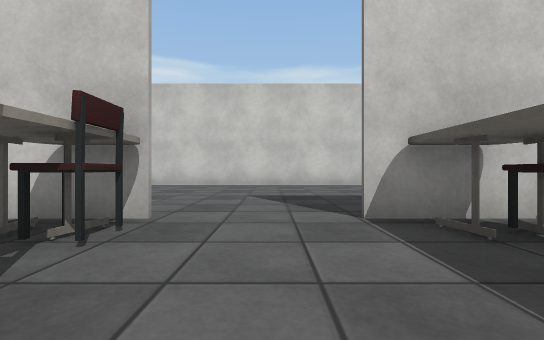
view 1 (above)

20 first-person views from a walk through a Unity game level. The camera is 0.45 m above the floor, looks level and sees 90° across. The floor is counted in squares, 1 m on a side. Each view is taken from the middle of a square. On the plan, view 1 faces up. The plan holds only what a view shows up to about 9 squares ahead; the rest is blank. The place goes on beyond the plan. Some animated figures are left out. Some surface patterns are stand-ins.

view 2
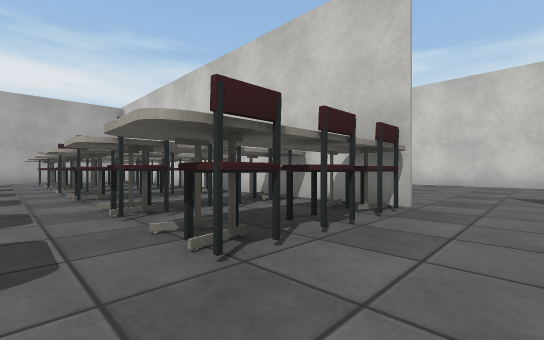

view 3
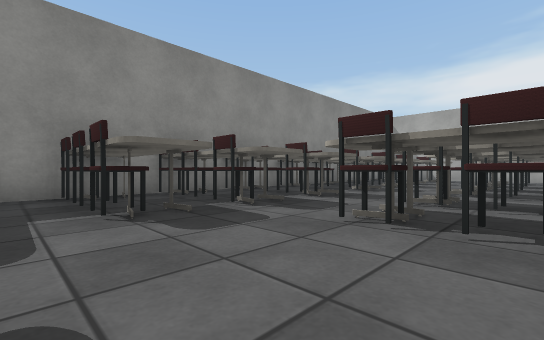

view 4
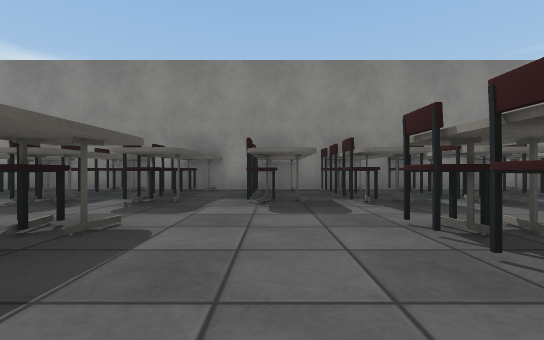

view 5
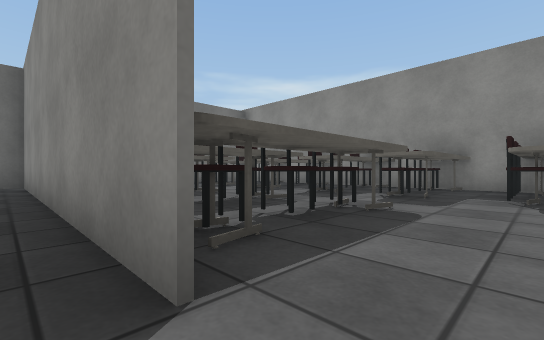

view 6
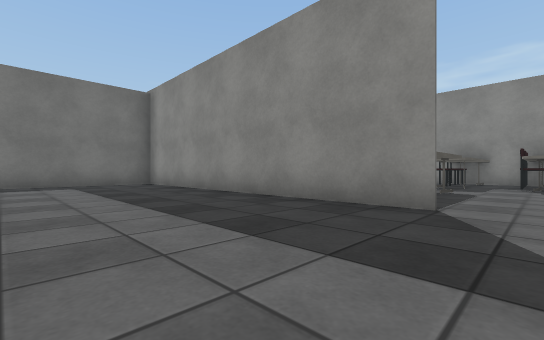

view 7
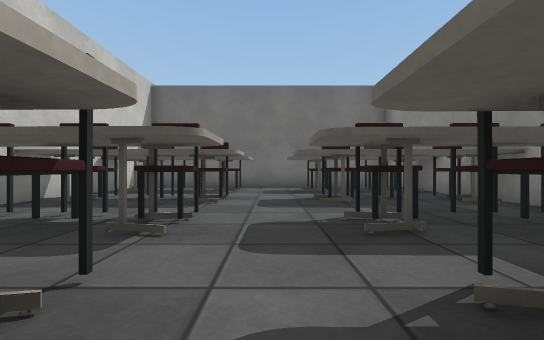

view 8
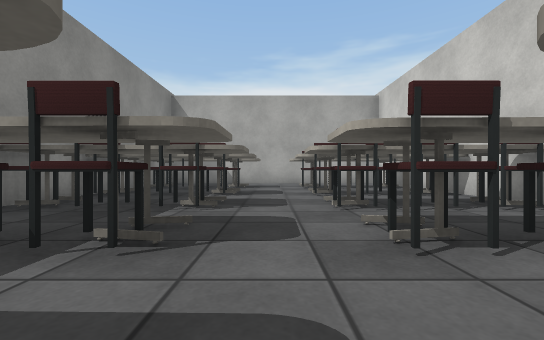

view 9
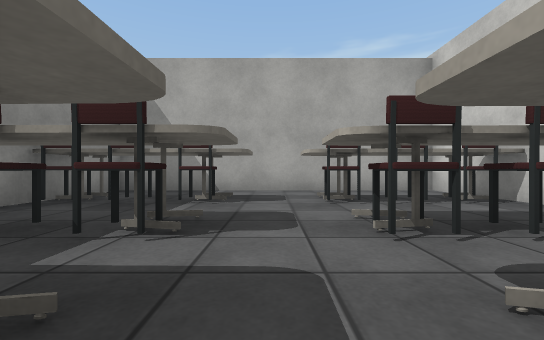

view 10
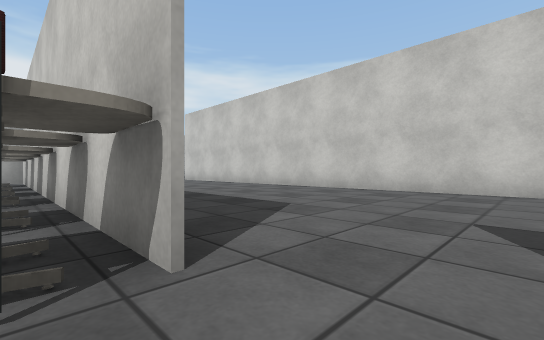

view 11
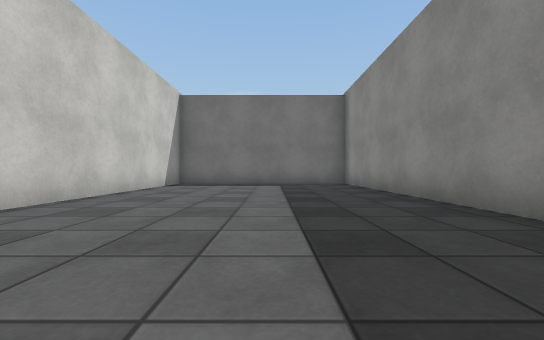

view 12
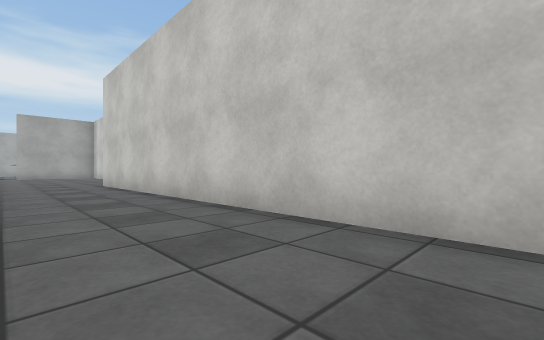

view 13
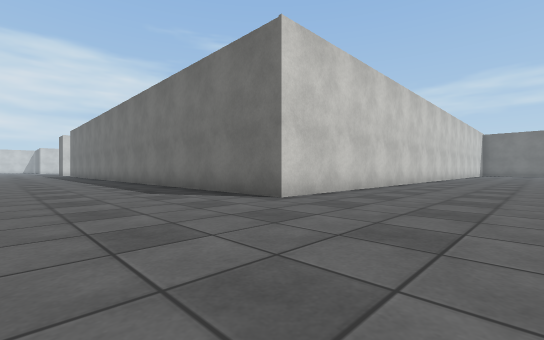

view 14
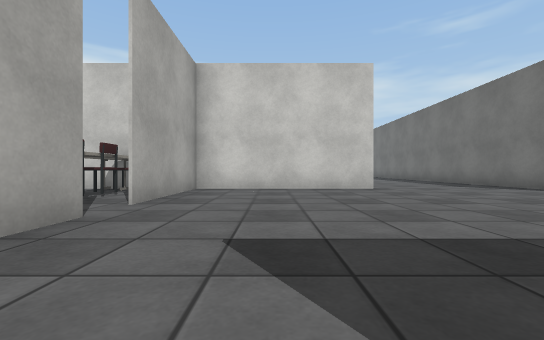

view 15
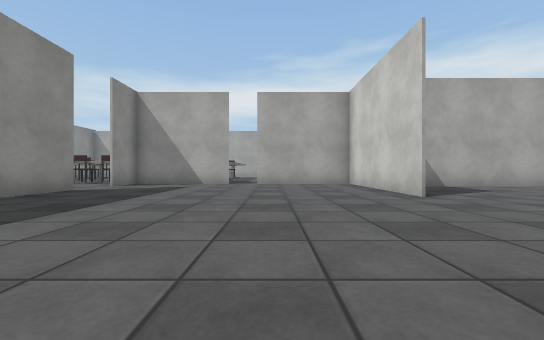

view 16
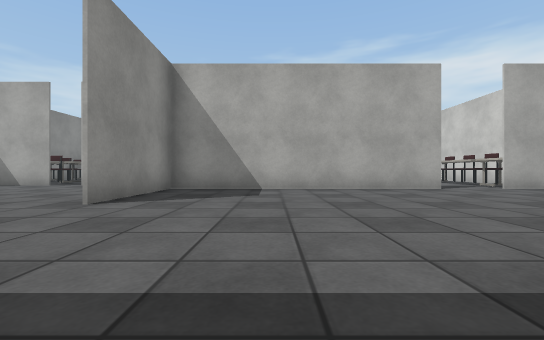

view 17
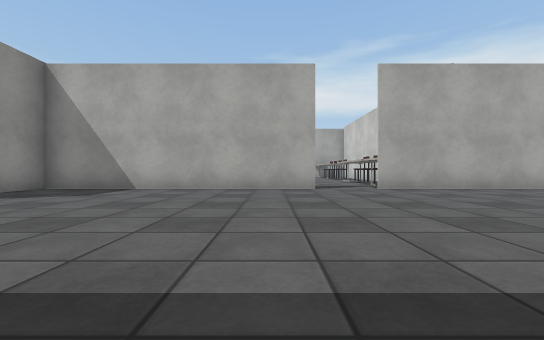

view 18
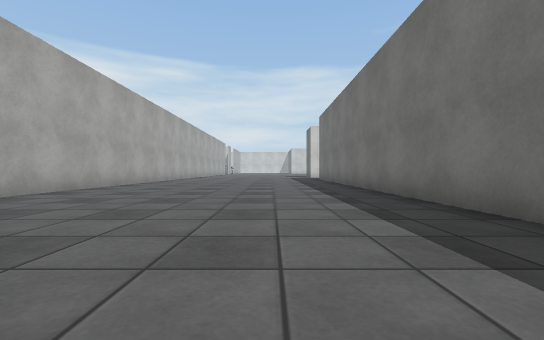

view 19
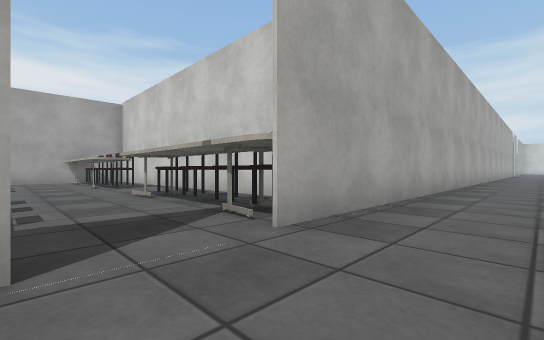

view 20
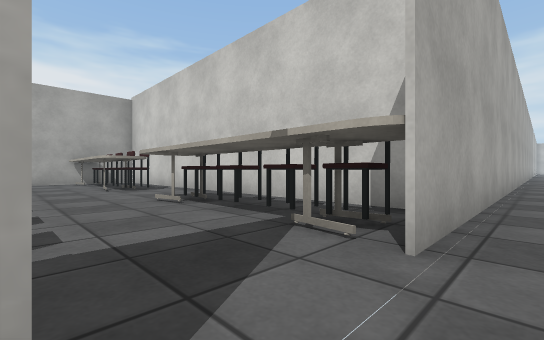

### Floor plan
Ten units are one square. View 1 is at (0, 0); x grows to the right and y downward. Boxes are objects, and circles mark ways between rooms. Rooms are numbered by the first view taken in them; rooms with no view inside come last. Other rooms are left out.
<svg viewBox="-288 -240 382 290">
<path fill="none" stroke="#000" d="M27 3 28 -16M28 4 30 -2M30 22 29 15 36 15M34 3 33 -2M36 7 28 7M34 22 35 15M-19 16 -18 22M-18 -2 -19 3M12 41 14 36M11 42 11 30M5 43 15 43M27 41 27 15M29 41 30 36M25 -25 8 -25M-155 -95 -198 -95 -198 -65M-117 -162 -117 -229M-185 -155 -185 -96 -155 -96M-198 -56 -198 -26 -185 -26M-171 -26 -154 -26M-68 -23 -67 -17M-191 -193 -272 -193M-67 -2 -69 3M-63 6 -69 5M-69 13 -63 13M-19 -22 -18 -16M-68 15 -67 21M-45 6 -53 6M-53 13 -47 14M-185 -235 -185 -184M8 -26 89 -26M-283 -185 -283 -161M89 -31 89 -80 -117 -80 -117 -145M-19 14 -13 14M-45 14 -45 41M-47 14 -46 18 -47 22M-13 6 -20 6M-47 -3 -46 3M-52 16 -51 22M-51 -3 -52 3M-44 -23 -45 3M-47 -23 -48 -18M-14 -25 -56 -25M-54 43 -36 43M56 43 62 43M72 -25 45 -25M79 43 89 43 89 -31M85 -25 75 -25M24 43 42 43M-64 -25 -120 -25 -120 43 -106 43"/>
<rect x="-15" y="35" width="10" height="10" fill="#bbb"><title>chair</title></rect>
<rect x="-15" y="25" width="10" height="10" fill="#bbb"><title>chair</title></rect>
<rect x="-15" y="15" width="10" height="10" fill="#bbb"><title>chair</title></rect>
<rect x="-15" y="-5" width="10" height="10" fill="#bbb"><title>chair</title></rect>
<rect x="-15" y="-15" width="10" height="10" fill="#bbb"><title>chair</title></rect>
<rect x="-5" y="35" width="10" height="10" fill="#bbb"><title>chair</title></rect>
<rect x="-5" y="25" width="10" height="10" fill="#bbb"><title>chair</title></rect>
<rect x="-5" y="15" width="10" height="10" fill="#bbb"><title>chair</title></rect>
<rect x="15" y="35" width="10" height="10" fill="#bbb"><title>chair</title></rect>
<rect x="15" y="25" width="10" height="10" fill="#bbb"><title>chair</title></rect>
<rect x="15" y="15" width="10" height="10" fill="#bbb"><title>chair</title></rect>
<rect x="15" y="-5" width="10" height="10" fill="#bbb"><title>chair</title></rect>
<rect x="15" y="-15" width="10" height="10" fill="#bbb"><title>chair</title></rect>
<rect x="15" y="-25" width="10" height="10" fill="#bbb"><title>chair</title></rect>
<rect x="-275" y="-185" width="10" height="10" fill="#bbb"><title>other object</title></rect>
<rect x="-265" y="-185" width="10" height="10" fill="#bbb"><title>chair</title></rect>
<rect x="-255" y="-185" width="10" height="10" fill="#bbb"><title>chair</title></rect>
<rect x="-225" y="-185" width="10" height="10" fill="#bbb"><title>chair</title></rect>
<rect x="-215" y="-185" width="10" height="10" fill="#bbb"><title>chair</title></rect>
<rect x="-205" y="-185" width="10" height="10" fill="#bbb"><title>chair</title></rect>
<rect x="-195" y="-185" width="10" height="10" fill="#bbb"><title>chair</title></rect>
<rect x="-65" y="35" width="10" height="10" fill="#bbb"><title>chair</title></rect>
<rect x="-65" y="25" width="10" height="10" fill="#bbb"><title>chair</title></rect>
<rect x="-65" y="15" width="10" height="10" fill="#bbb"><title>chair</title></rect>
<rect x="-65" y="-5" width="10" height="10" fill="#bbb"><title>chair</title></rect>
<rect x="-65" y="-15" width="10" height="10" fill="#bbb"><title>chair</title></rect>
<rect x="-65" y="-25" width="10" height="10" fill="#bbb"><title>chair</title></rect>
<rect x="-15" y="-25" width="10" height="10" fill="#bbb"><title>chair</title></rect>
<rect x="-45" y="35" width="10" height="10" fill="#bbb"><title>other object</title></rect>
<rect x="-45" y="25" width="10" height="10" fill="#bbb"><title>chair</title></rect>
<rect x="-45" y="15" width="10" height="10" fill="#bbb"><title>chair</title></rect>
<rect x="-45" y="-5" width="10" height="10" fill="#bbb"><title>chair</title></rect>
<rect x="-45" y="-15" width="10" height="10" fill="#bbb"><title>chair</title></rect>
<rect x="-45" y="-25" width="10" height="10" fill="#bbb"><title>other object</title></rect>
<rect x="-35" y="35" width="10" height="10" fill="#bbb"><title>other object</title></rect>
<rect x="-35" y="25" width="10" height="10" fill="#bbb"><title>chair</title></rect>
<rect x="-35" y="15" width="10" height="10" fill="#bbb"><title>chair</title></rect>
<rect x="-35" y="-5" width="10" height="10" fill="#bbb"><title>chair</title></rect>
<rect x="-35" y="-15" width="10" height="10" fill="#bbb"><title>chair</title></rect>
<rect x="-35" y="-25" width="10" height="10" fill="#bbb"><title>chair</title></rect>
<rect x="35" y="35" width="10" height="10" fill="#bbb"><title>chair</title></rect>
<rect x="35" y="25" width="10" height="10" fill="#bbb"><title>chair</title></rect>
<rect x="35" y="15" width="10" height="10" fill="#bbb"><title>chair</title></rect>
<rect x="35" y="-5" width="10" height="10" fill="#bbb"><title>chair</title></rect>
<rect x="35" y="-15" width="10" height="10" fill="#bbb"><title>chair</title></rect>
<rect x="35" y="-25" width="10" height="10" fill="#bbb"><title>chair</title></rect>
<rect x="45" y="35" width="10" height="10" fill="#bbb"><title>chair</title></rect>
<rect x="45" y="25" width="10" height="10" fill="#bbb"><title>chair</title></rect>
<rect x="45" y="15" width="10" height="10" fill="#bbb"><title>chair</title></rect>
<rect x="45" y="-5" width="10" height="10" fill="#bbb"><title>chair</title></rect>
<rect x="45" y="-15" width="10" height="10" fill="#bbb"><title>chair</title></rect>
<rect x="45" y="-25" width="10" height="10" fill="#bbb"><title>chair</title></rect>
<rect x="65" y="35" width="10" height="10" fill="#bbb"><title>other object</title></rect>
<rect x="65" y="25" width="10" height="10" fill="#bbb"><title>other object</title></rect>
<rect x="65" y="15" width="10" height="10" fill="#bbb"><title>chair</title></rect>
<rect x="65" y="-5" width="10" height="10" fill="#bbb"><title>other object</title></rect>
<rect x="65" y="-15" width="10" height="10" fill="#bbb"><title>other object</title></rect>
<rect x="65" y="-25" width="10" height="10" fill="#bbb"><title>other object</title></rect>
<rect x="-105" y="35" width="10" height="10" fill="#bbb"><title>chair</title></rect>
<rect x="-105" y="25" width="10" height="10" fill="#bbb"><title>chair</title></rect>
<rect x="-105" y="15" width="10" height="10" fill="#bbb"><title>chair</title></rect>
<rect x="-105" y="-5" width="10" height="10" fill="#bbb"><title>chair</title></rect>
<rect x="-105" y="-15" width="10" height="10" fill="#bbb"><title>chair</title></rect>
<rect x="-105" y="-25" width="10" height="10" fill="#bbb"><title>chair</title></rect>
<rect x="-85" y="35" width="10" height="10" fill="#bbb"><title>other object</title></rect>
<rect x="-85" y="25" width="10" height="10" fill="#bbb"><title>chair</title></rect>
<rect x="-85" y="15" width="10" height="10" fill="#bbb"><title>chair</title></rect>
<rect x="-85" y="-5" width="10" height="10" fill="#bbb"><title>chair</title></rect>
<rect x="-85" y="-15" width="10" height="10" fill="#bbb"><title>chair</title></rect>
<rect x="-85" y="-25" width="10" height="10" fill="#bbb"><title>other object</title></rect>
<circle cx="-5" cy="-25" r="3" fill="#2a7"/>
<circle cx="-20" cy="10" r="3" fill="#2a7"/>
<circle cx="30" cy="10" r="3" fill="#2a7"/>
<circle cx="-50" cy="10" r="3" fill="#2a7"/>
<circle cx="-70" cy="10" r="3" fill="#2a7"/>
<text x="10" y="10">1</text>
<text x="-120" y="-110">2</text>
<text x="-30" y="10">3</text>
<text x="60" y="10">4</text>
<text x="-100" y="10">5</text>
</svg>
Room 1 opens to room 2. Room 1 opens to room 3. Room 1 opens to room 4. Room 2 opens to room 3. Room 2 opens to room 5.

Where each view was taken, in squares from view 1:
view 1: 0 up, 0 right, facing up
view 2: 1 down, 0 right, facing up-left
view 3: 1 up, 1 right, facing down-left
view 4: 2 up, 0 right, facing down
view 5: 3 up, 0 right, facing down-right
view 6: 6 up, 0 right, facing down-right
view 7: 1 down, 1 right, facing right
view 8: 1 down, 3 left, facing left
view 9: 1 down, 6 left, facing left
view 10: 2 up, 0 right, facing up-left
view 11: 5 up, 0 right, facing right
view 12: 6 up, 3 left, facing up-left
view 13: 5 up, 15 left, facing up-right
view 14: 3 up, 18 left, facing up
view 15: 7 up, 11 left, facing left
view 16: 12 up, 12 left, facing left
view 17: 15 up, 12 left, facing left
view 18: 14 up, 14 left, facing up
view 19: 16 up, 17 left, facing up-left
view 20: 16 up, 18 left, facing up-left
